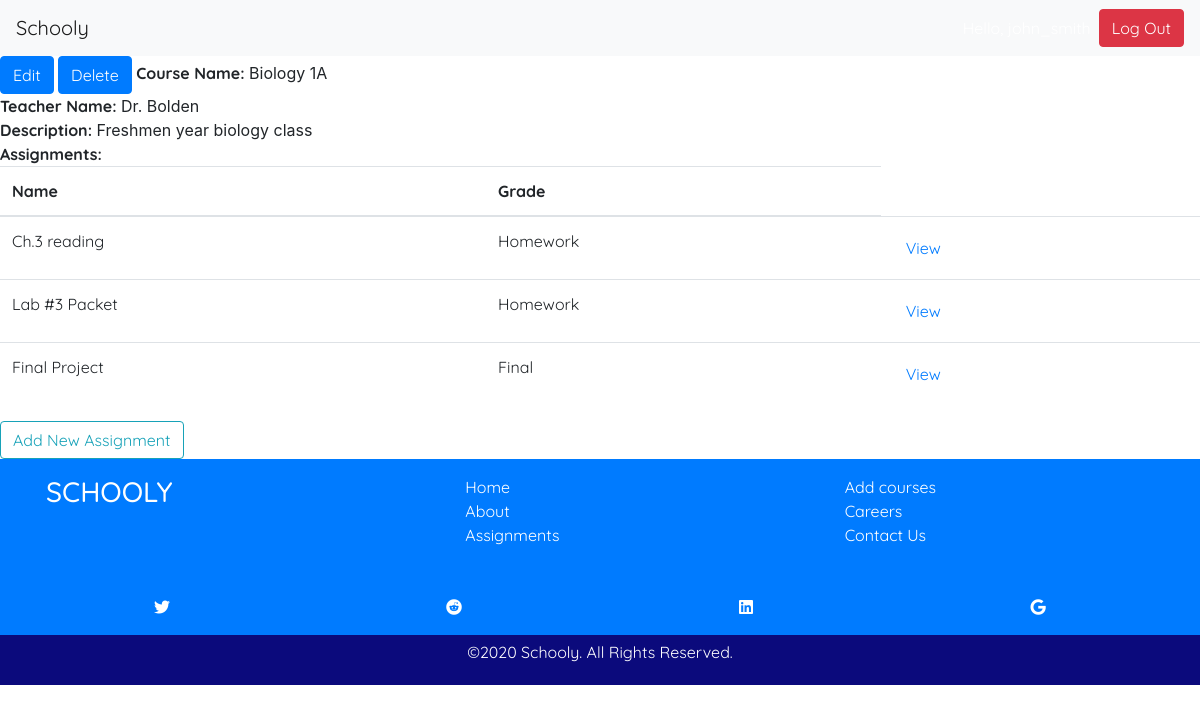
The page /courses/1/ (signed in) on the database its author committed.
### classes/models.py (models this page shows, shortened)
class Course(models.Model):
    course_name = models.CharField(max_length=150)
    course_teacher = models.CharField(max_length=150, null=True)
    description = models.CharField(max_length=250)
    assigments = models.ManyToManyField(Assignment, blank=True, null=True, related_name="course_assignments")

class Assignment(models.Model):
    name = models.CharField(max_length=50)
    description = models.CharField(max_length=250)
    course = models.ForeignKey('Course', on_delete=models.CASCADE, blank=True, null=True)
    assignment_type = models.CharField(max_length=30, choices=ASSIGNMENT_TYPES, blank=True)
    total_points = models.PositiveIntegerField(blank=True, null=True, default=0)
    assigned_date = models.DateField(blank=True, null=True)
    due_date = models.DateField(blank=True, null=True)

### classes/views.py (the view)
# urls.py: path('courses/<int:pk>/', views.CourseDetailView.as_view(), name='course-detail-page'),
@method_decorator([login_required], name='dispatch')
class CourseDetailView(View):
    def get(self, request, *args, **kwargs):
        course = get_object_or_404(Course, pk=kwargs['pk'])
        specific_assignments = Assignment.objects.filter(course=course)
        context = {'course': course, 'specific_assignments': specific_assignments}
        return render(request, 'course_detail.html', context)

### classes/templates/course_detail.html
{% extends 'base.html' %}
{% block content %}
<a class="btn btn-primary" href="{% url 'edit-course-page' course.id %}" role="button">Edit</a>
<a class="btn btn-primary" href="{% url 'course-delete-page' course.id %}"  role="button">Delete</a>
<b>Course Name:</b> {{ course.course_name }}<br>
<b>Teacher Name: </b> {{ course.course_teacher }}<br>
<b>Description:</b> {{ course.description }}<br>
<b>Assignments: </b>
    <table class="table">
      <thead>
        <tr>
          <th scope="col">Name</th>
          <th scope="col">Grade</th>
        </tr>
      </thead>
      <tbody>
        {% for specific_assignment in specific_assignments %}
        <tr>
          <td href="#">{{ specific_assignment.name }}</td>
          <td>{{ specific_assignment.assignment_type }}</td>
          <td><a class="btn btn-link" href="#" role="button">View</a></td>
        </tr>
        {% endfor %}
      </tbody>
    </table>
<a class="btn btn-outline-info" href="{% url 'assignment-create-page' %}" role="button">Add New Assignment</a>
{% endblock %}

### classes/templates/base.html (style rules this page uses)
* { font-family: 'Quicksand', sans-serif; }

### rows shown on the page
Course: course_name "Biology 1A", course_teacher "Dr. Bolden", description "Freshmen year biology class"
Assignment: name "Ch.3 reading", assignment_type "Homework"
Assignment: name "Lab #3 Packet", assignment_type "Homework"
Assignment: name "Final Project", assignment_type "Final"
